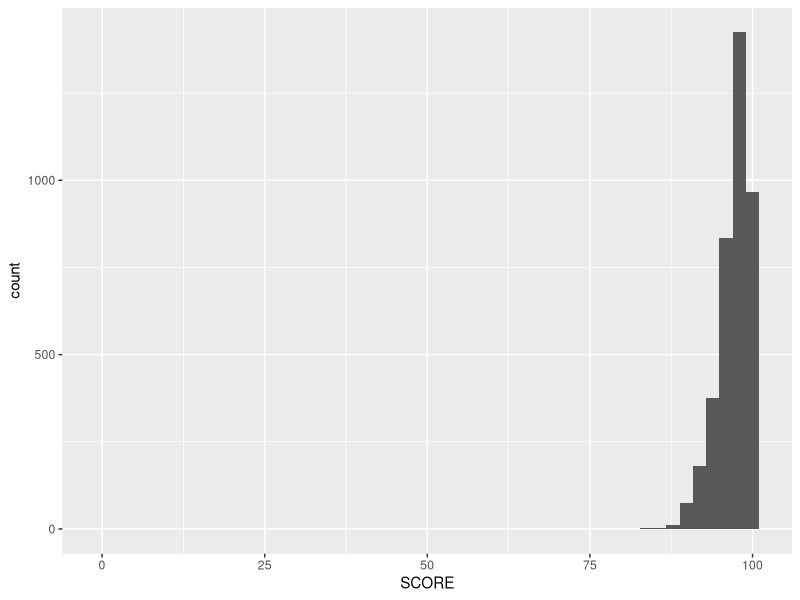
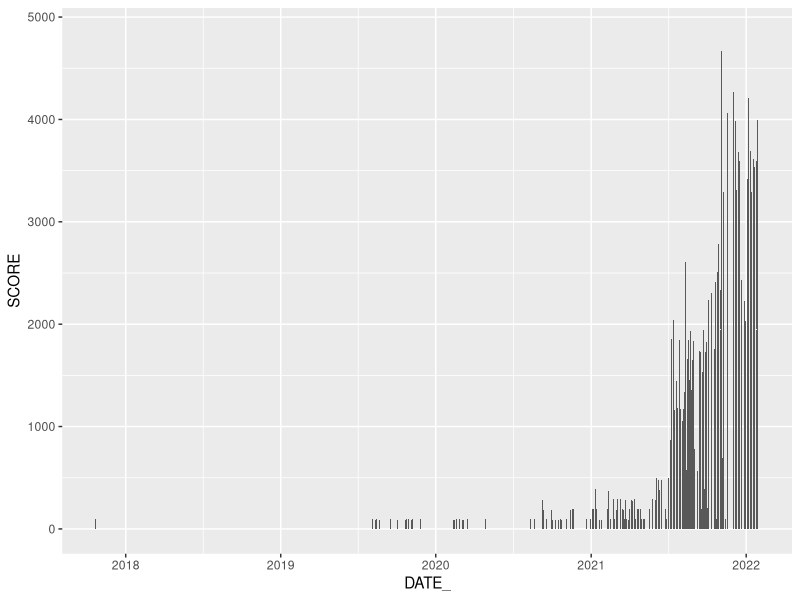
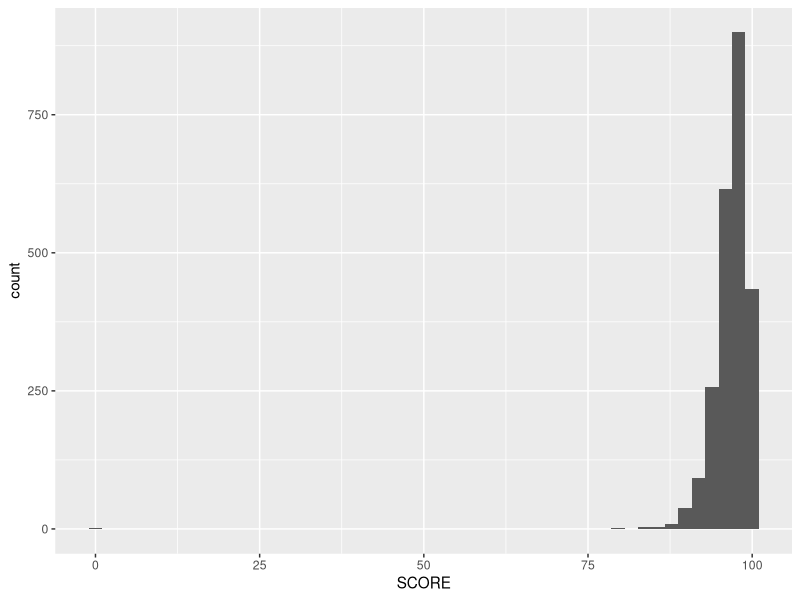
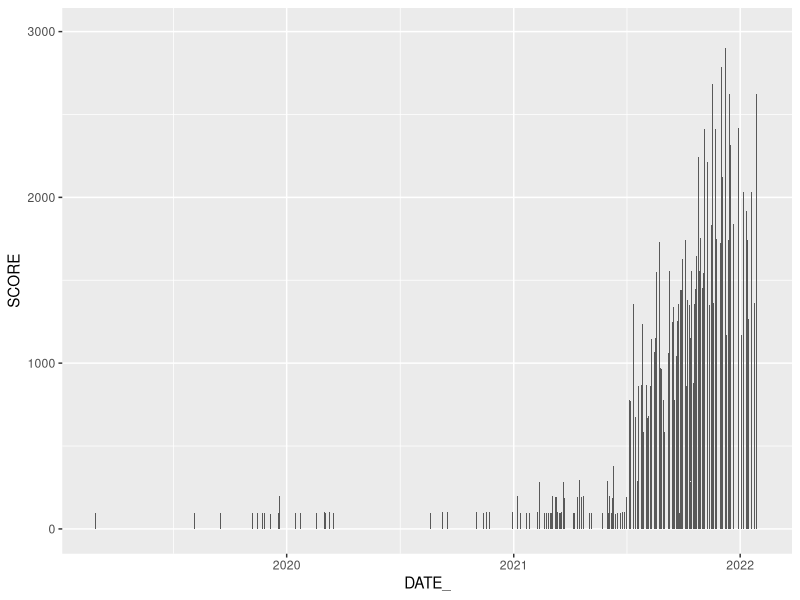

The R script that drew these images, in order:
library(tidyverse)
library(lubridate)
data = read_csv("restaurant_inspections.csv")
#Histogram of all inspection scores (Q1)
ggplot(data, aes(x=SCORE)) +
  geom_histogram(bins = 50) 

# Most of the scores are in the 90s but there is one outlier with a score of 0    
min(data$SCORE)
which(data$SCORE == 0)

# Plot of scores over time, showing that newer restaurants have higher scores
# Q2
ggplot(data, aes(x=DATE_, y=SCORE)) +
  geom_col()

# Looking at how cities are written differently (Q3)
unique(data$CITY)

# Recoding city names (Q3)
data$CITY = recode(data$CITY, "Raleigh"="RALEIGH", "FUQUAY-VARINA"="FUQUAY VARINA", "Fuquay Varina"="FUQUAY VARINA", "Fuquay-Varina"="FUQUAY VARINA",
                               "Apex"="APEX", "Zebulon"="ZEBULON", "Holly Springs"="HOLLY SPRINGS", "HOLLY SPRING"="HOLLY SPRINGS", "Cary"="CARY", "Morrisville"="MORRISVILLE", "MORRISVILE"="MORRISVILLE", "Garner"="GARNER")

# Grouping data by city, averaging the inspection scores for each (Q3)
cities = group_by(data, CITY) %>%
  summarize(
    SCORE=mean(SCORE)
  )


# Grouping data by inspector (Q4)
inspectors = group_by(data, INSPECTOR) %>%
  summarize(
    SCORE=mean(SCORE)
  )

# Sample size per city (Q5)
cities_samplesize = group_by(data, CITY) %>%
  summarize(
    SampleSize=n()
  )

# Sample size per inspector (Q5)
inspectors_samplesize = group_by(data, INSPECTOR) %>%
  summarize(
    SampleSize=n()
  )

# Grouping data by facility with average scores for each (Q6)
facility = group_by(data, FACILITYTYPE) %>%
  summarize(
    SCORE=mean(SCORE)
  )

# Filtering the data (Q7)
restaurant_data = filter(data, FACILITYTYPE == "Restaurant")

# Histogram of restaurants (Q7)
ggplot(restaurant_data, aes(x=SCORE)) +
  geom_histogram(bins = 50) 


# Plot of scores over time for restaurants (Q7)
ggplot(restaurant_data, aes(x=DATE_, y=SCORE)) +
  geom_col()

# Looking at how cities are written differently (Q7)
# No need to recode city names
unique(restaurant_data$CITY)

# Grouping restaurant data by city, averaging the inspection scores for each (Q7)
restaurant_data_cities = group_by(restaurant_data, CITY) %>%
  summarize(
    SCORE=mean(SCORE)
  )

# Grouping restaurant data by inspector (Q7)
restaurant_data_inspectors = group_by(restaurant_data, INSPECTOR) %>%
  summarize(
    SCORE=mean(SCORE)
  )

# Sample size per city (Q7)
restaurant_data_cities_samplesize = group_by(restaurant_data, CITY) %>%
  summarize(
    SampleSize=n()
  )

# Sample size per inspector (Q7)
restaurant_data_inspectors_samplesize = group_by(restaurant_data, INSPECTOR) %>%
  summarize(
    SampleSize=n()
  )
